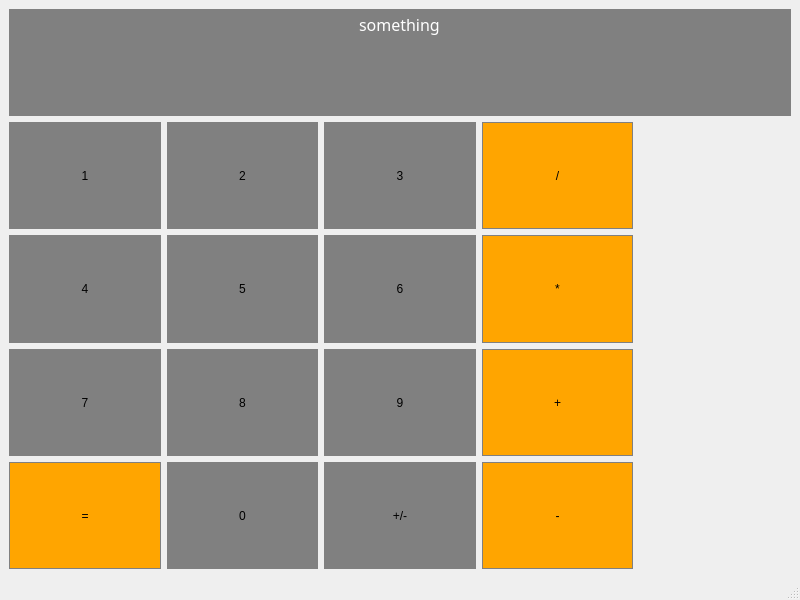
<?xml version="1.0" encoding="UTF-8"?>
<ui version="4.0">
 <class>MainWindow</class>
 <widget class="QMainWindow" name="MainWindow">
  <property name="geometry">
   <rect>
    <x>0</x>
    <y>0</y>
    <width>800</width>
    <height>600</height>
   </rect>
  </property>
  <property name="windowTitle">
   <string>MainWindow</string>
  </property>
  <widget class="QWidget" name="centralwidget">
   <layout class="QGridLayout" name="gridLayout">
    <item row="3" column="2">
     <widget class="QPushButton" name="Btn_9">
      <property name="sizePolicy">
       <sizepolicy hsizetype="Preferred" vsizetype="Preferred">
        <horstretch>0</horstretch>
        <verstretch>0</verstretch>
       </sizepolicy>
      </property>
      <property name="styleSheet">
       <string notr="true">QPushButton{
background-color:  gray;
border: 1px solid gray;
padding: 5px;
}

QPushButton:pressed{
background-color: #A9A9A9;
border: 1px solid gray;
padding: 5px;
}</string>
      </property>
      <property name="text">
       <string>9</string>
      </property>
     </widget>
    </item>
    <item row="3" column="3">
     <widget class="QPushButton" name="Btn_plus">
      <property name="sizePolicy">
       <sizepolicy hsizetype="Preferred" vsizetype="Preferred">
        <horstretch>0</horstretch>
        <verstretch>0</verstretch>
       </sizepolicy>
      </property>
      <property name="styleSheet">
       <string notr="true">QPushButton{
background-color:  orange;
border: 1px solid gray;
padding: 5px;
}

QPushButton:pressed{
background-color: #A9A9A9;
border: 1px solid gray;
padding: 5px;
}</string>
      </property>
      <property name="text">
       <string>+</string>
      </property>
     </widget>
    </item>
    <item row="1" column="1">
     <widget class="QPushButton" name="Btn_2">
      <property name="sizePolicy">
       <sizepolicy hsizetype="Preferred" vsizetype="Preferred">
        <horstretch>0</horstretch>
        <verstretch>0</verstretch>
       </sizepolicy>
      </property>
      <property name="styleSheet">
       <string notr="true">QPushButton{
background-color:  gray;
border: 1px solid gray;
padding: 5px;
}

QPushButton:pressed{
background-color: #A9A9A9;
border: 1px solid gray;
padding: 5px;
}</string>
      </property>
      <property name="text">
       <string>2</string>
      </property>
     </widget>
    </item>
    <item row="3" column="0">
     <widget class="QPushButton" name="Btn_7">
      <property name="sizePolicy">
       <sizepolicy hsizetype="Preferred" vsizetype="Preferred">
        <horstretch>0</horstretch>
        <verstretch>0</verstretch>
       </sizepolicy>
      </property>
      <property name="styleSheet">
       <string notr="true">QPushButton{
background-color:  gray;
border: 1px solid gray;
padding: 5px;
}

QPushButton:pressed{
background-color: #A9A9A9;
border: 1px solid gray;
padding: 5px;
}</string>
      </property>
      <property name="text">
       <string>7</string>
      </property>
     </widget>
    </item>
    <item row="1" column="2">
     <widget class="QPushButton" name="Btn_3">
      <property name="sizePolicy">
       <sizepolicy hsizetype="Preferred" vsizetype="Preferred">
        <horstretch>0</horstretch>
        <verstretch>0</verstretch>
       </sizepolicy>
      </property>
      <property name="styleSheet">
       <string notr="true">QPushButton{
background-color:  gray;
border: 1px solid gray;
padding: 5px;
}

QPushButton:pressed{
background-color: #A9A9A9;
border: 1px solid gray;
padding: 5px;
}</string>
      </property>
      <property name="text">
       <string>3</string>
      </property>
     </widget>
    </item>
    <item row="2" column="1">
     <widget class="QPushButton" name="Btn_5">
      <property name="sizePolicy">
       <sizepolicy hsizetype="Preferred" vsizetype="Preferred">
        <horstretch>0</horstretch>
        <verstretch>0</verstretch>
       </sizepolicy>
      </property>
      <property name="styleSheet">
       <string notr="true">QPushButton{
background-color:  gray;
border: 1px solid gray;
padding: 5px;
}

QPushButton:pressed{
background-color: #A9A9A9;
border: 1px solid gray;
padding: 5px;
}</string>
      </property>
      <property name="text">
       <string>5</string>
      </property>
     </widget>
    </item>
    <item row="2" column="3">
     <widget class="QPushButton" name="Btn_multi">
      <property name="sizePolicy">
       <sizepolicy hsizetype="Preferred" vsizetype="Preferred">
        <horstretch>0</horstretch>
        <verstretch>0</verstretch>
       </sizepolicy>
      </property>
      <property name="styleSheet">
       <string notr="true">QPushButton{
background-color:  orange;
border: 1px solid gray;
padding: 5px;
}

QPushButton:pressed{
background-color: #A9A9A9;
border: 1px solid gray;
padding: 5px;
}</string>
      </property>
      <property name="text">
       <string>*</string>
      </property>
     </widget>
    </item>
    <item row="1" column="3">
     <widget class="QPushButton" name="Btn_div">
      <property name="sizePolicy">
       <sizepolicy hsizetype="Preferred" vsizetype="Preferred">
        <horstretch>0</horstretch>
        <verstretch>0</verstretch>
       </sizepolicy>
      </property>
      <property name="styleSheet">
       <string notr="true">QPushButton{
background-color:  orange;
border: 1px solid gray;
padding: 5px;
}

QPushButton:pressed{
background-color: #A9A9A9;
border: 1px solid gray;
padding: 5px;
}</string>
      </property>
      <property name="text">
       <string>/</string>
      </property>
     </widget>
    </item>
    <item row="2" column="0">
     <widget class="QPushButton" name="Btn_4">
      <property name="sizePolicy">
       <sizepolicy hsizetype="Preferred" vsizetype="Preferred">
        <horstretch>0</horstretch>
        <verstretch>0</verstretch>
       </sizepolicy>
      </property>
      <property name="styleSheet">
       <string notr="true">QPushButton{
background-color:  gray;
border: 1px solid gray;
padding: 5px;
}

QPushButton:pressed{
background-color: #A9A9A9;
border: 1px solid gray;
padding: 5px;
}</string>
      </property>
      <property name="text">
       <string>4</string>
      </property>
     </widget>
    </item>
    <item row="1" column="0">
     <widget class="QPushButton" name="Btn_1">
      <property name="sizePolicy">
       <sizepolicy hsizetype="Preferred" vsizetype="Preferred">
        <horstretch>0</horstretch>
        <verstretch>0</verstretch>
       </sizepolicy>
      </property>
      <property name="styleSheet">
       <string notr="true">QPushButton{
background-color:  gray;
border: 1px solid gray;
padding: 5px;
}

QPushButton:pressed{
background-color: #A9A9A9;
border: 1px solid gray;
padding: 5px;
}</string>
      </property>
      <property name="text">
       <string>1</string>
      </property>
     </widget>
    </item>
    <item row="2" column="2">
     <widget class="QPushButton" name="Btn_6">
      <property name="sizePolicy">
       <sizepolicy hsizetype="Preferred" vsizetype="Preferred">
        <horstretch>0</horstretch>
        <verstretch>0</verstretch>
       </sizepolicy>
      </property>
      <property name="styleSheet">
       <string notr="true">QPushButton{
background-color:  gray;
border: 1px solid gray;
padding: 5px;
}

QPushButton:pressed{
background-color: #A9A9A9;
border: 1px solid gray;
padding: 5px;
}</string>
      </property>
      <property name="text">
       <string>6</string>
      </property>
     </widget>
    </item>
    <item row="3" column="1">
     <widget class="QPushButton" name="Btn_8">
      <property name="sizePolicy">
       <sizepolicy hsizetype="Preferred" vsizetype="Preferred">
        <horstretch>0</horstretch>
        <verstretch>0</verstretch>
       </sizepolicy>
      </property>
      <property name="styleSheet">
       <string notr="true">QPushButton{
background-color:  gray;
border: 1px solid gray;
padding: 5px;
}

QPushButton:pressed{
background-color: #A9A9A9;
border: 1px solid gray;
padding: 5px;
}</string>
      </property>
      <property name="text">
       <string>8</string>
      </property>
     </widget>
    </item>
    <item row="4" column="1">
     <widget class="QPushButton" name="Btn_0">
      <property name="sizePolicy">
       <sizepolicy hsizetype="Preferred" vsizetype="Preferred">
        <horstretch>0</horstretch>
        <verstretch>0</verstretch>
       </sizepolicy>
      </property>
      <property name="styleSheet">
       <string notr="true">QPushButton{
background-color:  gray;
border: 1px solid gray;
padding: 5px;
}

QPushButton:pressed{
background-color: #A9A9A9;
border: 1px solid gray;
padding: 5px;
}</string>
      </property>
      <property name="text">
       <string>0</string>
      </property>
     </widget>
    </item>
    <item row="4" column="2">
     <widget class="QPushButton" name="Btn_plusminus">
      <property name="sizePolicy">
       <sizepolicy hsizetype="Preferred" vsizetype="Preferred">
        <horstretch>0</horstretch>
        <verstretch>0</verstretch>
       </sizepolicy>
      </property>
      <property name="styleSheet">
       <string notr="true">QPushButton{
background-color:  gray;
border: 1px solid gray;
padding: 5px;
}

QPushButton:pressed{
background-color: #A9A9A9;
border: 1px solid gray;
padding: 5px;
}</string>
      </property>
      <property name="text">
       <string>+/-</string>
      </property>
     </widget>
    </item>
    <item row="4" column="3">
     <widget class="QPushButton" name="Btn_minus">
      <property name="sizePolicy">
       <sizepolicy hsizetype="Preferred" vsizetype="Preferred">
        <horstretch>0</horstretch>
        <verstretch>0</verstretch>
       </sizepolicy>
      </property>
      <property name="styleSheet">
       <string notr="true">QPushButton{
background-color:  orange;
border: 1px solid gray;
padding: 5px;
}

QPushButton:pressed{
background-color: #A9A9A9;
border: 1px solid gray;
padding: 5px;
}</string>
      </property>
      <property name="text">
       <string>-</string>
      </property>
     </widget>
    </item>
    <item row="0" column="0" colspan="5">
     <widget class="QLineEdit" name="Display">
      <property name="sizePolicy">
       <sizepolicy hsizetype="Preferred" vsizetype="Preferred">
        <horstretch>0</horstretch>
        <verstretch>0</verstretch>
       </sizepolicy>
      </property>
      <property name="font">
       <font>
        <family>MS Gothic</family>
        <pointsize>12</pointsize>
       </font>
      </property>
      <property name="styleSheet">
       <string notr="true">QLineEdit{
background-color: gray;
border: 3px solid gray;
color: white
}</string>
      </property>
      <property name="text">
       <string>something</string>
      </property>
      <property name="alignment">
       <set>Qt::AlignHCenter|Qt::AlignTop</set>
      </property>
     </widget>
    </item>
    <item row="4" column="0">
     <widget class="QPushButton" name="Btn_equal">
      <property name="sizePolicy">
       <sizepolicy hsizetype="Preferred" vsizetype="Preferred">
        <horstretch>0</horstretch>
        <verstretch>0</verstretch>
       </sizepolicy>
      </property>
      <property name="styleSheet">
       <string notr="true">QPushButton{
background-color:  orange;
border: 1px solid gray;
padding: 5px;
}

QPushButton:pressed{
background-color: #A9A9A9;
border: 1px solid gray;
padding: 5px;
}</string>
      </property>
      <property name="text">
       <string>=</string>
      </property>
     </widget>
    </item>
   </layout>
  </widget>
  <widget class="QMenuBar" name="menubar">
   <property name="geometry">
    <rect>
     <x>0</x>
     <y>0</y>
     <width>800</width>
     <height>21</height>
    </rect>
   </property>
  </widget>
  <widget class="QStatusBar" name="statusbar"/>
 </widget>
 <resources/>
 <connections/>
</ui>
